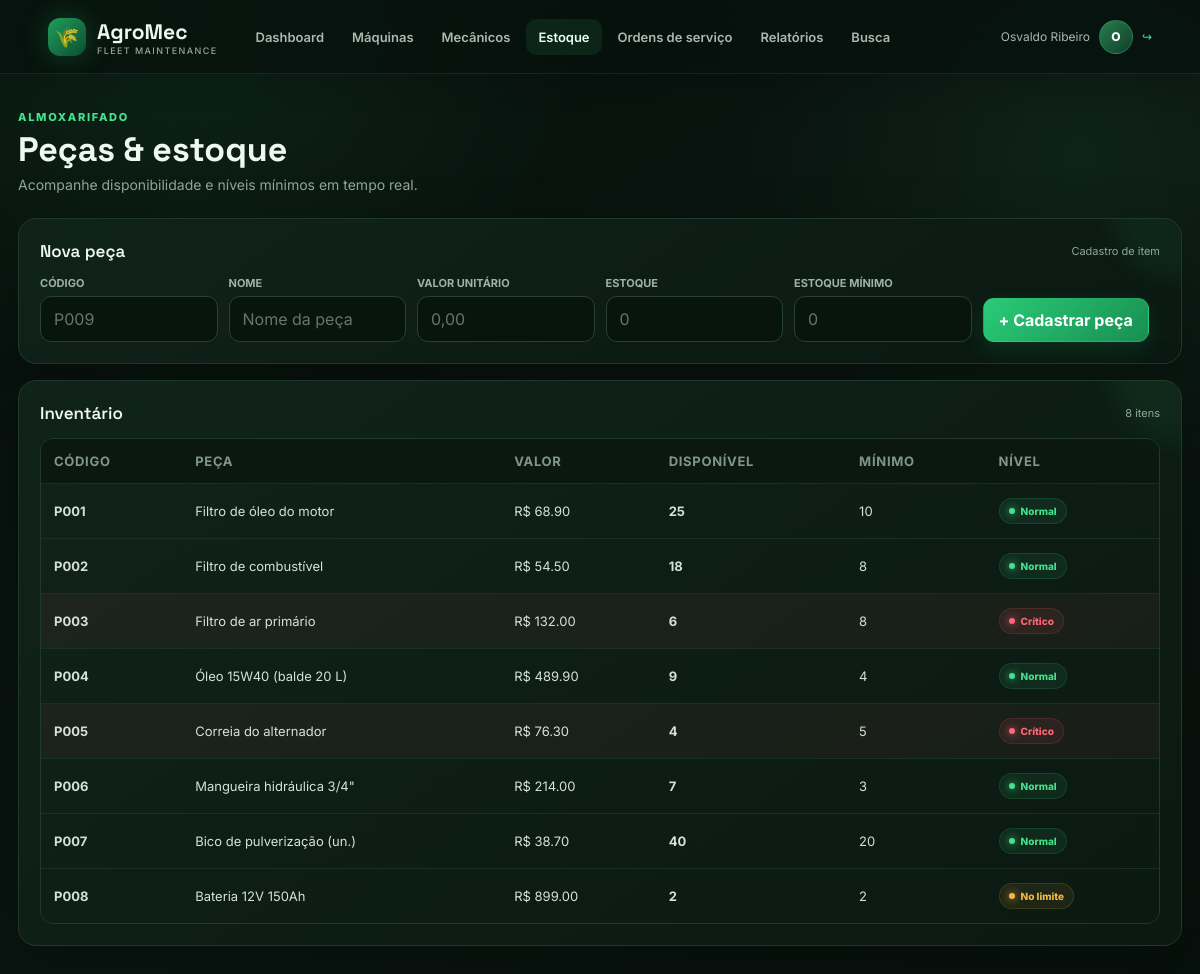
The page /pecas (signed in) on the database its author committed.
### tables this page shows
CREATE TABLE pecas (id INTEGER PRIMARY KEY AUTOINCREMENT, codigo TEXT NOT NULL UNIQUE, nome TEXT NOT NULL, valor_unitario REAL NOT NULL CHECK(valor_unitario>=0), estoque INTEGER NOT NULL DEFAULT 0 CHECK(estoque>=0), estoque_minimo INTEGER NOT NULL DEFAULT 0 CHECK(estoque_minimo>=0));

### src/app.py (the view, shortened to what this page needs)
@app.route('/pecas',methods=['GET','POST'])
@auth
def pecas():
 return render_template('pecas.html',pecas=q('SELECT * FROM pecas'))

### src/app.py (called while the page is built)
def db():
 c=sqlite3.connect(DB); c.row_factory=sqlite3.Row; c.execute('PRAGMA foreign_keys=ON'); return c

def q(sql,p=(),one=False):
 c=db()
 try:
  r=c.execute(sql,p); out=r.fetchone() if one else r.fetchall(); c.commit(); return out
 finally:c.close()

def auth(f):
 @wraps(f)
 def w(*a,**k):
  if 'user_id' not in session:return redirect(url_for('login'))
  return f(*a,**k)
 return w

### templates/pecas.html
{% extends 'base.html' %}{% block title %}Estoque · AgroMec{% endblock %}{% block content %}<div class="page-head"><div><div class="eyebrow">Almoxarifado</div><h1>Peças & estoque</h1><p>Acompanhe disponibilidade e níveis mínimos em tempo real.</p></div></div><div class="card"><div class="section-title"><h2>Nova peça</h2><span>Cadastro de item</span></div><form method="post" class="formgrid"><div class="field"><label>CÓDIGO</label><input name="codigo" placeholder="P009" required></div><div class="field"><label>NOME</label><input name="nome" placeholder="Nome da peça" required></div><div class="field"><label>VALOR UNITÁRIO</label><input name="valor_unitario" type="number" step=".01" placeholder="0,00" required></div><div class="field"><label>ESTOQUE</label><input name="estoque" type="number" placeholder="0" required></div><div class="field"><label>ESTOQUE MÍNIMO</label><input name="estoque_minimo" type="number" placeholder="0" required></div><div class="field" style="align-self:end"><button type="submit">+ Cadastrar peça</button></div></form></div><div class="card"><div class="section-title"><h2>Inventário</h2><span>{{pecas|length}} itens</span></div><div class="table-wrap"><table><thead><tr><th>Código</th><th>Peça</th><th>Valor</th><th>Disponível</th><th>Mínimo</th><th>Nível</th></tr></thead><tbody>{% for p in pecas %}<tr class="{{'low' if p.estoque<p.estoque_minimo else ''}}"><td><b>{{p.codigo}}</b></td><td>{{p.nome}}</td><td>R$ {{'%.2f'|format(p.valor_unitario)}}</td><td><b>{{p.estoque}}</b></td><td>{{p.estoque_minimo}}</td><td>{% if p.estoque<p.estoque_minimo %}<span class="status status-danger">Crítico</span>{% elif p.estoque==p.estoque_minimo %}<span class="status status-warn">No limite</span>{% else %}<span class="status status-ok">Normal</span>{% endif %}</td></tr>{% endfor %}</tbody></table></div></div>{% endblock %}

### static/style.css (style rules this page uses)
:root { --bg:#07110d;--bg2:#0b1712;--panel:#0e1d16;--panel2:#12261c;--line:#20392b;--text:#edf8f1;--muted:#91a79a;--green:#43e28b;--green2:#20b86b;--amber:#f4b740;--red:#ff6675;--blue:#62a9ff;--shadow:0 20px 60px rgba(0,0,0,.28) }
* { box-sizing:border-box }
html { scroll-behavior:smooth }
body { margin:0;min-height:100vh;font-family:Inter,Arial,sans-serif;color:var(--text);background:radial-gradient(circle at 15% 0%,rgba(44,160,93,.13),transparent 28%),radial-gradient(circle at 90% 15%,rgba(72,196,137,.08),transparent 24%),linear-gradient(145deg,var(--bg),#0a1510 55%,#07100c);overflow-x:hidden }
body:before { content:"";position:fixed;inset:0;pointer-events:none;opacity:.35;background-image:linear-gradient(rgba(255,255,255,.018) 1px,transparent 1px),linear-gradient(90deg,rgba(255,255,255,.018) 1px,transparent 1px);background-size:42px 42px;mask-image:linear-gradient(to bottom,#000,transparent 85%) }
.page-head { display:flex;justify-content:space-between;align-items:flex-end;gap:20px;margin-bottom:25px }
.eyebrow { font-size:11px;text-transform:uppercase;letter-spacing:1.7px;color:var(--green);font-weight:800;margin-bottom:7px }
.page-head h1 { font-family:'Space Grotesk';font-size:34px;line-height:1.1;margin:0 }
.page-head p { margin:8px 0 0;color:var(--muted);font-size:14px }
.card,.stat,.hero { position:relative;background:linear-gradient(145deg,rgba(17,36,27,.94),rgba(11,25,18,.94));border:1px solid var(--line);border-radius:18px;box-shadow:var(--shadow);overflow:hidden }
.card { padding:21px;margin:16px 0;animation:rise .45s ease both }
.card:after { content:"";position:absolute;width:140px;height:140px;right:-70px;top:-80px;background:rgba(67,226,139,.06);filter:blur(12px);border-radius:50%;pointer-events:none }
.section-title { display:flex;align-items:center;justify-content:space-between;gap:15px;margin-bottom:14px }
.section-title h2,.section-title h3 { margin:0;font:600 17px 'Space Grotesk' }
.section-title span { font-size:11px;color:var(--muted) }
.formgrid { display:grid;grid-template-columns:repeat(auto-fit,minmax(155px,1fr));gap:11px }
.field { position:relative }
.field label,label { display:block;font-size:11px;color:#9eb2a6;font-weight:700;margin:0 0 6px }
input,select,textarea,button { font:inherit }
input,select,textarea { width:100%;padding:12px 13px;color:var(--text);background:#08140e;border:1px solid #274234;border-radius:11px;outline:none;transition:.2s }
input::placeholder,textarea::placeholder { color:#62786b }
button,.btn { display:inline-flex;align-items:center;justify-content:center;gap:7px;padding:11px 15px;border:1px solid rgba(67,226,139,.18);border-radius:11px;background:linear-gradient(135deg,#2acb78,#188f51);color:white;font-weight:700;cursor:pointer;transition:.2s;box-shadow:0 8px 22px rgba(18,160,89,.16) }
.table-wrap { overflow:auto;border:1px solid #20392b;border-radius:13px }
.table-wrap table { min-width:720px }
table { width:100%;border-collapse:collapse }
th { background:#0b1812;color:#7f9789;text-transform:uppercase;letter-spacing:.7px;font-size:10px }
th,td { padding:14px 13px;border-bottom:1px solid #1b3025;text-align:left;font-size:13px }
td { color:#d5e2da }
tr:last-child td { border-bottom:0 }
tbody tr { transition:.18s }
.low td { background:rgba(255,102,117,.055) }
.status { display:inline-flex;align-items:center;gap:6px;padding:6px 9px;border-radius:999px;font-size:10px;font-weight:800;border:1px solid transparent }
.status:before { content:"";width:6px;height:6px;border-radius:50%;background:currentColor;box-shadow:0 0 8px currentColor }
.status-ok { color:var(--green);background:rgba(67,226,139,.08);border-color:rgba(67,226,139,.14) }
.status-warn { color:var(--amber);background:rgba(244,183,64,.08);border-color:rgba(244,183,64,.14) }
.status-danger { color:var(--red);background:rgba(255,102,117,.08);border-color:rgba(255,102,117,.14) }

### rows shown on the page
pecas: codigo "P001", nome "Filtro de óleo do motor", valor_unitario "68.90", estoque "25", estoque_minimo "10", shows "Normal"
pecas: codigo "P002", nome "Filtro de combustível", valor_unitario "54.50", estoque "18", estoque_minimo "8", shows "Normal"
pecas: codigo "P003", nome "Filtro de ar primário", valor_unitario "132.00", estoque "6", estoque_minimo "8", shows "Crítico"
pecas: codigo "P004", nome "Óleo 15W40 (balde 20 L)", valor_unitario "489.90", estoque "9", estoque_minimo "4", shows "Normal"
pecas: codigo "P005", nome "Correia do alternador", valor_unitario "76.30", estoque "4", estoque_minimo "5", shows "Crítico"
pecas: codigo "P006", nome "Mangueira hidráulica 3/4\"", valor_unitario "214.00", estoque "7", estoque_minimo "3", shows "Normal"
pecas: codigo "P007", nome "Bico de pulverização (un.)", valor_unitario "38.70", estoque "40", estoque_minimo "20", shows "Normal"
pecas: codigo "P008", nome "Bateria 12V 150Ah", valor_unitario "899.00", estoque "2", estoque_minimo "2", shows "No limite"

### other values the page prints
{{ session.nome }} "Osvaldo Ribeiro"
{{ session.nome[0] }} "O"
{{ pecas|length }} "8"
